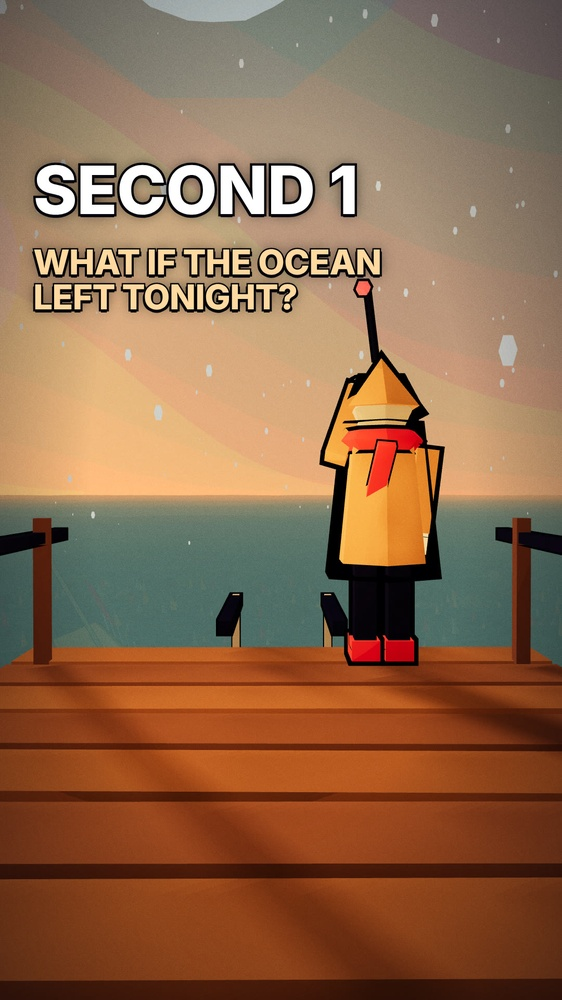
#> input picture episodes/2026-10-14-ocean-leaves/stills/f0000.jpg, 562 x 1000 px, shrunk from 1080 x 1920 before the run
$ python matte.py ../../../episodes/2026-10-14-ocean-leaves/stills/f0000.jpg ../../../episodes/2026-10-14-ocean-leaves/stills/f0150.jpg
#> lines starting #> are read from the running program, lines starting #| are printed output that depends on the picture; after the words box and inside, x2 and y2 are one past the last pixel; in counts of white or black regions, pixels touching at a corner belong together
import sys, cv2, numpy as np
from scipy import ndimage as ndi
src, outdir = sys.argv[1], sys.argv[2]
img = cv2.imread(src)
#> img is the input picture: shape (1000, 562, 3); mean B, G, R 75.8, 105.1, 143.2
H, W = img.shape[:2]
#> H = 1000; W = 562
# find split row: darkest horizontal band near middle
rows = img[int(H*0.4):int(H*0.6)].mean(axis=(1,2))
#> rows = 200 values, max 167.7 at index 93, min 72.54 at index 178, mean 126.1
split = int(H*0.4) + int(np.argmin(rows))
#> split = 578
print('split', split)
#| split 578
for name, (y0, y1) in {'front': (0, split), 'back': (split, H)}.items():
    im = img[y0:y1].copy()
    h, w = im.shape[:2]
    hsv = cv2.cvtColor(im, cv2.COLOR_BGR2HSV)
    S = hsv[...,1].astype(float); V = hsv[...,2].astype(float); Hh = hsv[...,0].astype(float)
    warm = ((Hh < 35) & (S > 110) & (V > 70)) | (V > 235)
    mask = np.full((h, w), cv2.GC_PR_BGD, np.uint8)
    rect_fg = np.zeros((h, w), bool)
    # jersey occupies roughly x in [0.1,0.9]
    mask[warm] = cv2.GC_BGD
    cx0, cx1 = int(w*0.33), int(w*0.67)
    mask[int(h*0.25):int(h*0.80), cx0:cx1] = cv2.GC_FGD
    nonwarm = ~warm
    mask[(nonwarm) & (mask == cv2.GC_PR_BGD)] = cv2.GC_PR_FGD
    mask[:, :int(w*0.04)] = cv2.GC_BGD; mask[:, -int(w*0.04):] = cv2.GC_BGD
    mask[:int(h*0.03)] = cv2.GC_BGD
    bg = np.zeros((1,65),np.float64); fg = np.zeros((1,65),np.float64)
    cv2.grabCut(im, mask, None, bg, fg, 6, cv2.GC_INIT_WITH_MASK)
    m = np.isin(mask, [cv2.GC_FGD, cv2.GC_PR_FGD])
    lab, n = ndi.label(m); sizes = ndi.sum(m, lab, range(1, n+1))
    m = lab == (1 + int(np.argmax(sizes)))
    m = ndi.binary_fill_holes(m)
    m = ndi.binary_opening(m, iterations=2)
    # cut floor reflection: below 80% height, rows that shrink sharply are pedestal
    ys_ = np.where(m.any(1))[0]; top, bot = ys_.min(), ys_.max()
    widths = m.sum(1).astype(float)
    ref = np.median(widths[int(top+(bot-top)*0.6):int(top+(bot-top)*0.8)])
    for y in range(int(top+(bot-top)*0.8), bot+1):
        if widths[y] < ref*0.8:
            m[y:] = False; break
    # symmetry repair: union with mirror around torso centre
    ys_ = np.where(m.any(1))[0]; top, bot = ys_.min(), ys_.max()
    band = m[int(top+(bot-top)*0.5):int(top+(bot-top)*0.85)]
    xs_ = np.where(band)[1]; cx = (np.percentile(xs_,1)+np.percentile(xs_,99))/2
    sh = int(round(2*cx - (w-1)))
    mir = np.roll(m[:, ::-1], sh, axis=1)
    if sh > 0: mir[:, :sh] = False
    elif sh < 0: mir[:, sh:] = False
    grow = mir & ~m
    m = m | mir
    # smooth outline
    m = ndi.binary_closing(m, structure=np.ones((9,9)))
    m = cv2.GaussianBlur(m.astype(np.float32), (0,0), 3.0) > 0.5
    m = ndi.binary_fill_holes(m)
    # recolour reclaimed + edge band from interior
    fix = (grow | (m & ndi.binary_dilation(~m, iterations=10))).astype(np.uint8)*255
    fix &= m.astype(np.uint8)*255
    hsv2 = cv2.cvtColor(im, cv2.COLOR_BGR2HSV)
    hot = ((hsv2[...,1] > 80) & (hsv2[...,0] < 35)).astype(np.uint8)*255
    fix = np.maximum(fix & ndi.binary_dilation(hot>0, iterations=2).astype(np.uint8)*255, grow.astype(np.uint8)*255)
    im = cv2.inpaint(im, fix, 7, cv2.INPAINT_TELEA)
    lab, n = ndi.label(m); sizes = ndi.sum(m, lab, range(1, n+1)); m = lab == (1 + int(np.argmax(sizes)))
    a = cv2.GaussianBlur(m.astype(np.float32), (0,0), 1.2)
    a = np.clip((a - 0.5) * 2.2 + 0.5, 0, 1)
    # despill: pull warm tint out of edge pixels
    b, g, r = [im[...,i].astype(float) for i in range(3)]
    lum = 0.11*b + 0.59*g + 0.3*r
    edge = (a < 0.999) | ndi.binary_dilation(~m, iterations=6)
    for c in (0,1,2):
        ch = im[...,c].astype(float)
        im[...,c] = np.where(edge, np.minimum(ch, lum*1.02 + 4), ch).astype(np.uint8)
    # jersey is achromatic: any warm/saturated pixel is fire spill -> dark neutral
    hsv3 = cv2.cvtColor(im, cv2.COLOR_BGR2HSV).astype(float)
    lum3 = cv2.cvtColor(im, cv2.COLOR_BGR2GRAY).astype(float)
    spill = np.clip((hsv3[...,1] - 35) / 60, 0, 1)
    dark = np.minimum(lum3 * 0.35, 38)
    for c in (0,1,2):
        ch = im[...,c].astype(float)
        im[...,c] = (ch*(1-spill) + dark*spill).astype(np.uint8)
    ys, xs = np.where(a > 0.05)
    pad = 12
    Y0, Y1 = max(ys.min()-pad,0), min(ys.max()+pad,h); X0, X1 = max(xs.min()-pad,0), min(xs.max()+pad,w)
    rgba = np.dstack([im, (a*255).astype(np.uint8)])[Y0:Y1, X0:X1]
    cv2.imwrite(f'{outdir}/{name}.png', rgba)
    print(name, rgba.shape, 'bbox', X0, Y0+y0, X1, Y1+y0)
#> this loop made 2 passes
#> (name, y0, y1, h, w, cx0, cx1) on pass 1: ('front', 0, 578, 578, 562, 185, 376)
#> (name, y0, y1, h, w, cx0, cx1) on pass 2: ('back', 578, 1000, 422, 562, 185, 376)
#| front (473, 448, 4) bbox 104 4 552 477
#| back (257, 216, 4) bbox 172 670 388 927
#> pass 1, `im = img[y0:y1].copy()`:
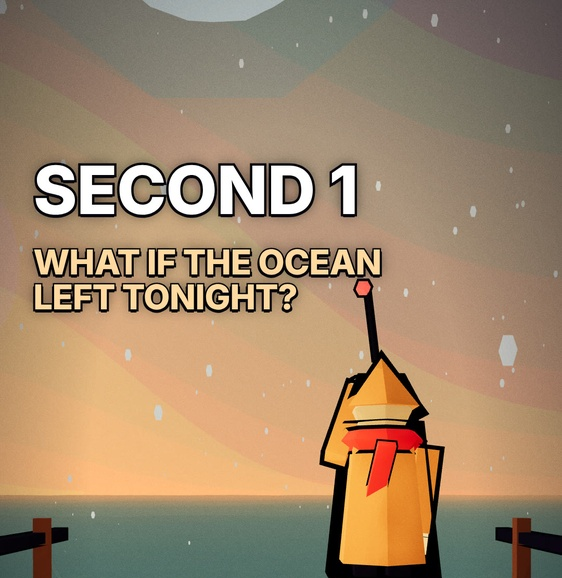
#> im: shape (578, 562, 3); mean B, G, R 107.5, 135.6, 160.4
#> pass 1, `V = hsv[..., 2].astype(float)`:
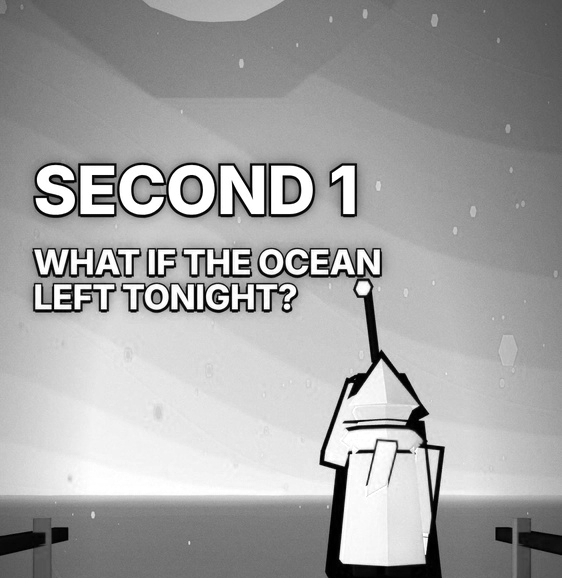
#> V: shape (578, 562) float64; min 0, max 255, mean 162.6
#> after the loop:
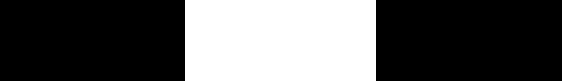
#> band: shape (81, 562) bool; 34% white; 1 white region, box (x1, y1, x2, y2) and area: (185, 0, 376, 81) 15471
#> after the loop:
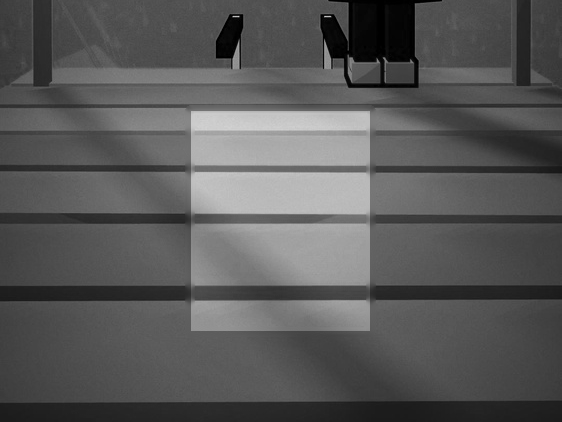
#> ch: shape (422, 562) float64; min 0, max 211, mean 88.1
#> after the loop:
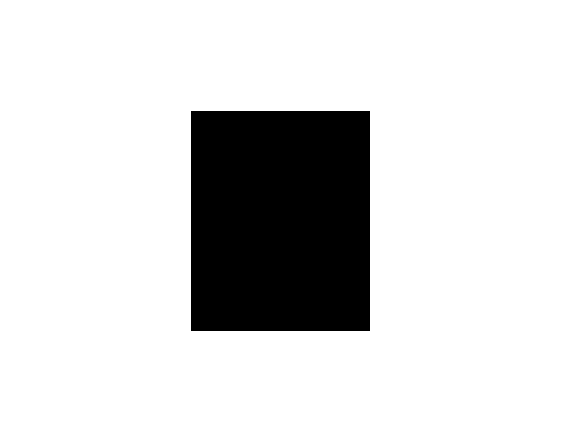
#> edge: shape (422, 562) bool; 83.4% white; 1 black region, box (x1, y1, x2, y2) and area: (191, 111, 370, 331) 39380
#> after the loop: fix: shape (422, 562); 3.4% white; 1 white region, box (x1, y1, x2, y2) and area: (185, 105, 376, 337) 8028
#> after the loop:
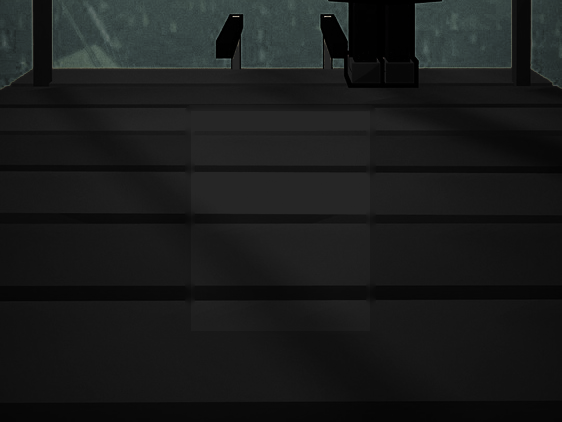
#> im: shape (422, 562, 3); mean B, G, R 27.2, 27.5, 25.9
#> after the loop: m: shape (422, 562) bool; 18.7% white; 1 white region, box (x1, y1, x2, y2) and area: (185, 105, 376, 337) 44280
#> after the loop:
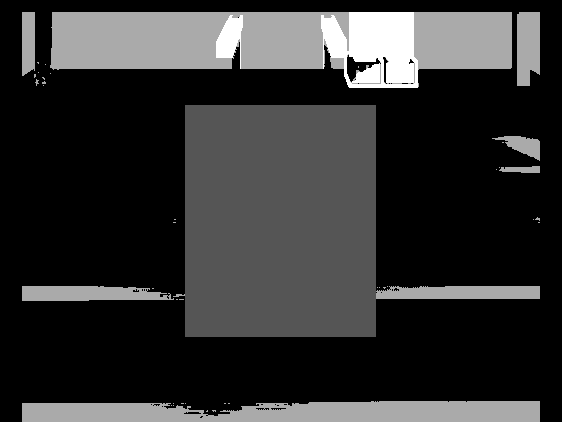
#> mask: shape (422, 562); min 0, max 3, mean 0.581; drawn with min black and max white
#> after the loop: mir: shape (422, 562) bool; 18.7% white; 1 white region, box (x1, y1, x2, y2) and area: (185, 105, 376, 337) 44300
